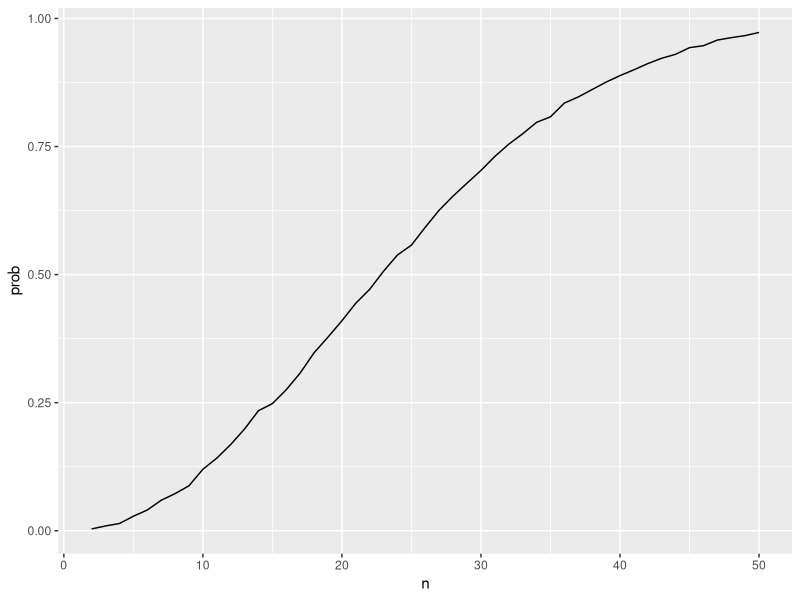

Here is the R script that generated this plot:
## ---- chunk 1
library(tidyverse)
## ---- chunk 2
bday_sim = function(n) {

  bdays = sample(1:365, size = n, replace = TRUE)
  
  duplicate = length(unique(bdays)) < n

  return(duplicate)
  
}
## ---- chunk 3
sim_res = 
  expand_grid(
    n = 2:50,
    iter = 1:10000
  ) |> 
  mutate(res = map_lgl(n, bday_sim)) |> 
  group_by(n) |> 
  summarize(prob = mean(res))

sim_res |> 
  ggplot(aes(x = n, y = prob )) + 
  geom_line()
